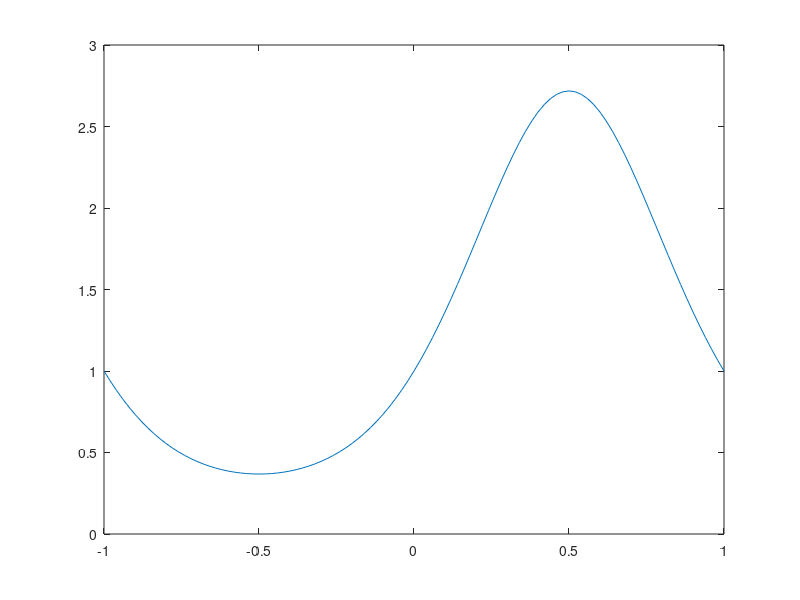
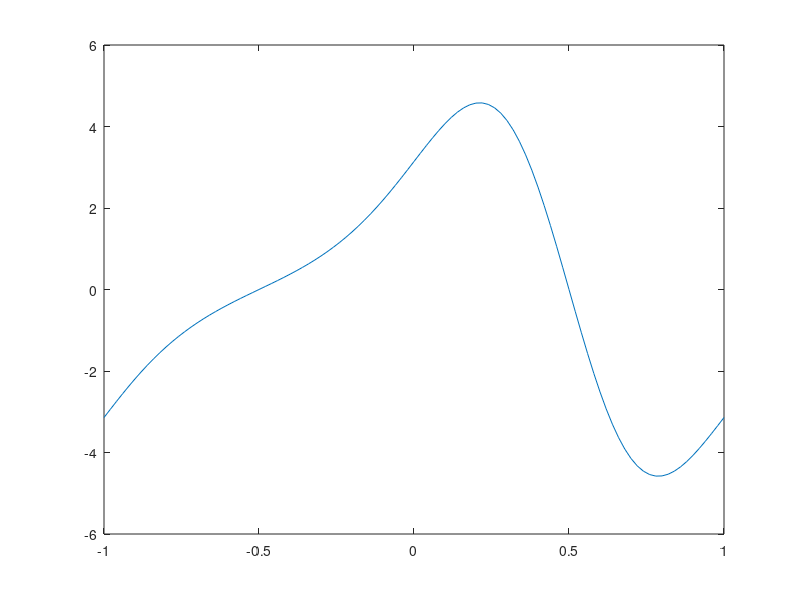

MATLAB code for these plots, in order: (Note: this script raises an error after producing the figures.)
%% ENGS 205 Chebyshev Derivative Test
% Cameron Wolfe

%% Setup
u_analytical = @(t, x) exp(-pi^2 * t) .* exp(sin(pi * x));
dudx0_analytical = @(x) pi * exp(sin(pi * x)) .* cos(pi * x);

x = -1:.02:1;

u0 = u_analytical(0, x);
dudx0 = dudx0_analytical(x);

%% Chebyshev calculation
figure(1);
plot(x, u0, 'DisplayName', 'Analytical');
hold on;

figure(2);
plot(x, dudx0, 'DisplayName', 'Analytical');
hold on;

N_vals = 3:64;
plot_N_vals = [4 8 16 32 64];
max_error = [];
rms_error = [];
deriv_max_error = [];
deriv_rms_error = [];
for N=N_vals
    % Calculate Chebyshev polynomials
    chebyshev_polys = {[1], [1 0]};
    for i=2:N
        chebyshev_polys{i+1} = 2*[chebyshev_polys{i} 0] - [0 0 chebyshev_polys{i-1}];
    end

    % Chebyshev coefficients
    u_gauss_lobatto = u_analytical(0, cos(pi * (0:N) / N));
    u_gauss_lobatto = [u_gauss_lobatto u_gauss_lobatto(end-1:-1:2)];

    u_hat = fft(u_gauss_lobatto);
    u_hat = real(u_hat(1:N+1));
    u_hat = u_hat / N ./ resize(c(0:N, N), size(u_hat));
    u_hat_1 = zeros(size(u_hat));
    u_hat_1(end-1) = 2 * N * u_hat(end);

    for k=N-2:-1:0
        u_hat_1(k+1) = u_hat_1(k+3) + 2 * (k+1) * u_hat(k+2);
    end

    u_hat_1(1) = u_hat_1(1) / 2;

    % Interpolation
    u_cheby = zeros(size(x));
    u_prime_cheby = zeros(size(x));

    for i=1:N+1
        u_cheby = u_cheby + real(u_hat(i)) * polyval(chebyshev_polys{i}, x);
        u_prime_cheby = u_prime_cheby + real(u_hat_1(i)) * polyval(chebyshev_polys{i}, x);
    end

    % Error calculation
    error = u_cheby - u0;
    max_error(end+1) = max(abs(error));
    rms_error(end+1) = sqrt(mean(error.^2));
    deriv_error = u_prime_cheby - dudx0;
    deriv_max_error(end+1) = max(abs(deriv_error));
    deriv_rms_error(end+1) = sqrt(mean(deriv_error.^2));

    if ismember(N, plot_N_vals)
        figure(1);
        plot(x, u_cheby, '--', 'DisplayName', "N = " + num2str(N));
        figure(2);
        plot(x, u_prime_cheby, '--', 'DisplayName', "N = " + num2str(N));
    end

end

figure(1);
hold off;
title("Chebyshev Approximations of u(x) by Order (N)");
xlabel("x");
ylabel("y");
legend();

figure(2);
hold off;
title("Chebyshev Approximations of u'(x) by Order (N)");
xlabel("x");
ylabel("y");
legend();

figure(3);
loglog(N_vals, max_error);
hold on;
loglog(N_vals, rms_error);
hold off;
title("Error of Chebyshev Approximations of u(x) vs Order");
xlabel("Order (N)");
ylabel("Error");
legend(["Max Error", "RMS Error"]);

figure(4);
loglog(N_vals, deriv_max_error);
hold on;
loglog(N_vals, deriv_rms_error);
hold off;
title("Error of Chebyshev Approximations of u'(x) vs Order");
xlabel("Order (N)");
ylabel("Error");
legend(["Max Error", "RMS Error"]);

function out = c(k, N) 
    out = ones(size(k));
    out(k == 0 | k == N) = 2;
end
